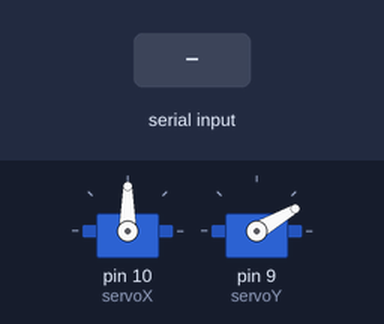
This sketch was run on a simulated Arduino Uno, built with avr-gcc and run on an emulated ATmega328P. Shown: 2 × servo. The test bench sets the inputs (shaded band).

Above: at 1.2 s.
1.3 s: "XFL\n" received over Serial
At 1.8 s:
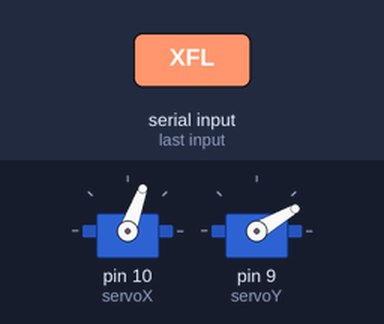
2.8 s: "YFD\n" received over Serial
At 4.0 s:
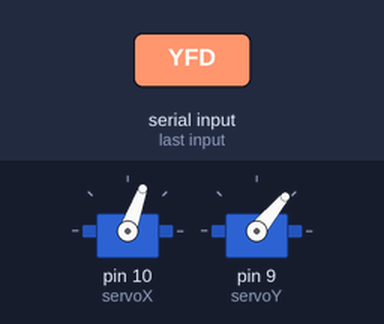
4.3 s: "XFR\n" received over Serial
At 5.3 s:
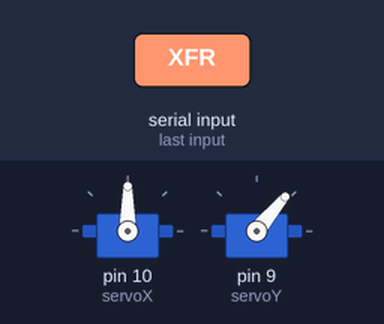
5.8 s: "XFR\n" received over Serial
At 6.4 s:
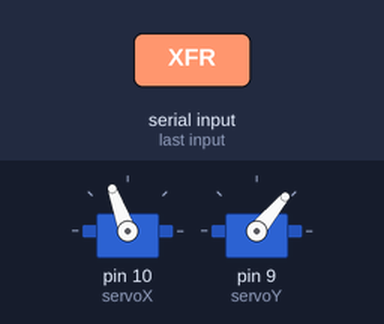
7.3 s: "YFU\n" received over Serial
At 8.8 s:
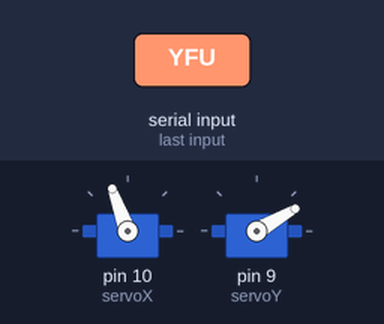
Timing chart, 0 to 9.8 s (numbered marks = the images above; inputs shaded):
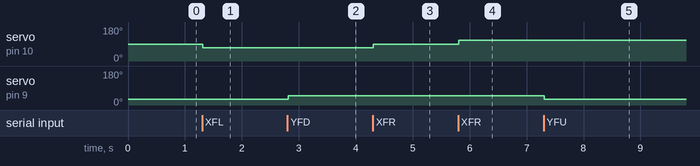

Measured:
- after the input at 1.3 s, servo on pin 10 (servoX): 90° → 70° at once
- after the input at 2.8 s, servo on pin 9 (servoY): 30° → 50° at once
- after the input at 4.3 s, servo on pin 10 (servoX): 70° → 90° at once
- after the input at 5.8 s, servo on pin 10 (servoX): 90° → 110° at once
- after the input at 7.3 s, servo on pin 9 (servoY): 50° → 30° at once

The sketch:

ct5.ino
```cpp
#include <Servo.h>

Servo servoX;
Servo servoY;

int targetX = 90;
int currentX = 90;
int stepX = 7;
int targetY = 30;
int currentY = 30; //20 a 100 grados
int stepY = 7;
unsigned long lastMoveTime = 0;
unsigned long wait = 2;

void setup() {
  Serial.begin(9600);
  servoX.attach(10); //x
  servoY.attach(9); //y
  servoX.write(currentX);
  servoY.write(currentY);
}

void loop() {
  if (Serial.available() > 0) {
    String command = Serial.readStringUntil('\n');
    command.trim();

    //X
    if (command == "XFL") {
      targetX = max(0, currentX - 20);
    } else if (command == "XFR") {
      targetX = min(180, currentX + 20);
    } else if (command == "XL") {
      targetX = max(0, currentX - stepX);
    } else if (command == "XR") {
      targetX = min(180, currentX + stepX);
    } else if (command == "CX") {
      targetX = 90;
    }

    //Y
    if (command == "YFU") {
      targetY = max(20, currentY - 20);
    } else if (command == "YFD") {
      targetY = min(100, currentY + 20);
    } else if (command == "YU") {
      targetY = max(20, currentY - stepY);
    } else if (command == "YD") {
      targetY = min(100, currentY + stepY);
    } else if (command == "CY") {
      targetY = 30;
    }
  }

  unsigned long currentTime = millis();
  if (currentTime - lastMoveTime > wait) {
    // X
    if (currentX < targetX) {
      currentX = min(targetX, currentX + stepX);
      servoX.write(currentX);
    } else if (currentX > targetX) {
      currentX = max(targetX, currentX - stepX);
      servoX.write(currentX);
    }
    // Y
    if (currentY < targetY) {
      currentY = min(targetY, currentY + stepY);
      servoY.write(currentY);
    } else if (currentY > targetY) {
      currentY = max(targetY, currentY - stepY);
      servoY.write(currentY);
    }
    lastMoveTime = currentTime;
  }
}
```
